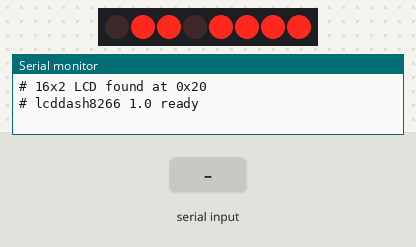
Bench run of a sketch on a simulated ESP8266 (NodeMCU). On the bench: 8 port-expander outputs drawn as a row of LEDs (first output left, lit = HIGH), the last lines printed to the serial monitor. Wiring (inferred from the names in the program): PCF8574 port expander at I2C address 0x20. Wiring (inferred from the signals the program sends): row of LEDs: on Q0, Q1, Q2, Q3, Q4, Q5, Q6, Q7. The inputs (shaded band) are chosen by the test bench.

Above: at 0.5 s.
At 4.1 s:
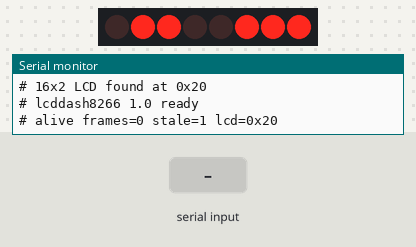
4.2 s: "90 45 200\n" received over Serial
Timing chart, 0 to 7.2 s (numbered marks = the images above; inputs shaded):
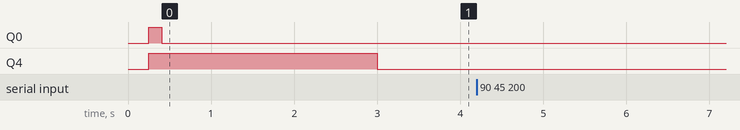

The sketch:

lcddash8266.ino
```cpp
// lcddash8266.ino - 16x2 character LCD dashboard on its own NodeMCU / ESP8266.
//
// A standalone sibling to racedash8266. Same serial protocol, same telemetry
// frames, so forza_bridge.py feeds both boards the identical stream and you can
// run either one alone or both together.
//
//   LCD (D2/D1) -> 16x2 character LCD on a PCF8574 I2C backpack
//
//        0123456789012345
//   row0 G5 |||||||||||
//   row1 214KMH  6820RPM
//
// Having the LCD on a board of its own means nothing else shares its bus, so
// it can be powered from 5V (VIN) if 3.3V leaves it too faint to read. See
// WIRING.md before doing that -- it is a real trade-off, not a free upgrade.
//
// Serial in (115200 baud, newline terminated, case-insensitive):
//   D <kmh> <rpm> <maxrpm> <gear> <thr> <brk> <race>   telemetry frame
//   PING              -> OK PONG lcddash8266 <ver>
//   GET               -> OK current state
//   DEMO ON|OFF       -> fake sweep, so the screen can be tested with no PC
//   LCD               -> re-scan, then hold a solid test pattern for 8s
//   TEST              -> redraw the boot self-test

#include <Wire.h>
#include <ESP8266WiFi.h>

#define VERSION "1.0"

// NodeMCU silkscreen -> GPIO. D1 = GPIO5, D2 = GPIO4.
// D3, D4 and D8 are boot strapping pins and are avoided on purpose.
#define SDA_PIN 4    // D2
#define SCL_PIN 5    // D1

// ---- 16x2 character LCD on a PCF8574 backpack -----------------------------
//
// Driven directly rather than through a library. There are several mutually
// incompatible forks of LiquidCrystal_I2C in the wild and picking the wrong
// one is a long afternoon; this is about sixty lines and cannot drift.
//
// Standard backpack pin mapping (LCM1602 / YwRobot and every clone of it):
//   P0 = RS   P1 = RW   P2 = EN   P3 = backlight   P4..P7 = D4..D7

uint8_t lcdAddr = 0;              // 0 = nothing found
const uint8_t LCD_BACKLIGHT = 0x08;
const uint8_t LCD_EN        = 0x04;

void lcdExpanderWrite(uint8_t data) {
  Wire.beginTransmission(lcdAddr);
  Wire.write(data | LCD_BACKLIGHT);
  Wire.endTransmission();
}

// The HD44780 latches on the falling edge of EN, so every nibble is
// write / EN high / EN low.
void lcdWrite4(uint8_t nibbleAndFlags) {
  lcdExpanderWrite(nibbleAndFlags);
  lcdExpanderWrite(nibbleAndFlags | LCD_EN);
  delayMicroseconds(1);
  lcdExpanderWrite(nibbleAndFlags & ~LCD_EN);
  delayMicroseconds(50);
}

void lcdSend(uint8_t value, uint8_t rs) {
  lcdWrite4((value & 0xF0) | rs);
  lcdWrite4((uint8_t)(value << 4) | rs);
}

void lcdCommand(uint8_t c) { lcdSend(c, 0); }
void lcdData(uint8_t c)    { lcdSend(c, 1); }

void lcdSetCursor(uint8_t col, uint8_t row) {
  lcdCommand(0x80 | (col + (row ? 0x40 : 0x00)));
}

void lcdCreateChar(uint8_t loc, const uint8_t *rows) {
  lcdCommand(0x40 | ((loc & 0x07) << 3));
  for (uint8_t i = 0; i < 8; i++) lcdData(rows[i]);
}

// Rev-bar building blocks: 1 to 4 lit columns out of the cell's 5. A fully lit
// cell uses 0xFF, which is already in the HD44780's character ROM.
static const uint8_t LCD_BAR[4][8] = {
  {0x10, 0x10, 0x10, 0x10, 0x10, 0x10, 0x10, 0x10},
  {0x18, 0x18, 0x18, 0x18, 0x18, 0x18, 0x18, 0x18},
  {0x1C, 0x1C, 0x1C, 0x1C, 0x1C, 0x1C, 0x1C, 0x1C},
  {0x1E, 0x1E, 0x1E, 0x1E, 0x1E, 0x1E, 0x1E, 0x1E},
};

// A PCF8574 lands somewhere in 0x20-0x27, a PCF8574A in 0x38-0x3F, depending on
// its solder jumpers. 0x27 and 0x3F are only the most common, not the only
// ones, so scan both ranges. This board has no OLED, but 0x3C and 0x3D are
// still skipped so a screen borrowed from the other board cannot be mistaken
// for a backpack and driven as one.
bool lcdProbe() {
  for (uint8_t a = 0x20; a <= 0x3F; a++) {
    if (a > 0x27 && a < 0x38) continue;
    if (a == 0x3C || a == 0x3D) continue;
    Wire.beginTransmission(a);
    if (Wire.endTransmission() == 0) { lcdAddr = a; return true; }
  }
  lcdAddr = 0;
  return false;
}

bool lcdBegin() {
  if (!lcdProbe()) return false;

  delay(50);                       // HD44780 power-on settling
  lcdExpanderWrite(0x00);
  delay(50);

  lcdWrite4(0x30); delay(5);       // the documented "wake up in 8-bit" triple
  lcdWrite4(0x30); delayMicroseconds(150);
  lcdWrite4(0x30); delayMicroseconds(150);
  lcdWrite4(0x20);                 // and only now switch to 4-bit

  lcdCommand(0x28);                // 4-bit, 2 lines, 5x8 font
  lcdCommand(0x08);                // display off
  lcdCommand(0x01); delay(2);      // clear (slow, needs the wait)
  lcdCommand(0x06);                // entry mode: advance right, no shift
  lcdCommand(0x0C);                // display on, cursor off, blink off

  for (uint8_t i = 0; i < 4; i++) lcdCreateChar(i + 1, LCD_BAR[i]);
  return true;
}

// A shadow copy of what is on the glass. Only changed cells get rewritten,
// which keeps a refresh down to a handful of I2C writes instead of ~200.
char lcdFrame[2][16];
char lcdShadow[2][16];
bool lcdShadowValid = false;

void lcdFlush() {
  for (uint8_t r = 0; r < 2; r++) {
    uint8_t c = 0;
    while (c < 16) {
      if (lcdShadowValid && lcdFrame[r][c] == lcdShadow[r][c]) { c++; continue; }
      lcdSetCursor(c, r);
      // Write the whole run of changed cells; the cursor auto-advances.
      while (c < 16 && (!lcdShadowValid || lcdFrame[r][c] != lcdShadow[r][c])) {
        lcdData((uint8_t)lcdFrame[r][c]);
        lcdShadow[r][c] = lcdFrame[r][c];
        c++;
      }
    }
  }
  lcdShadowValid = true;
}

// ---- telemetry state -----------------------------------------------------

int  kmh    = 0;
int  rpm    = 0;
int  maxRpm = 8000;   // never 0, it is a divisor
int  gear   = 0;
int  thr    = 0;
int  brk    = 0;
bool raceOn = false;

unsigned long lastFrameMs = 0;
unsigned long frames      = 0;
unsigned long lastDrawMs  = 0;
unsigned long lastBeatMs  = 0;
unsigned long lcdBlocksUntil = 0;

bool demoMode = false;

const unsigned long DRAW_MS  = 120;    // ~8 Hz is plenty for characters
const unsigned long STALE_MS = 1500;
const unsigned long BEAT_MS  = 3000;

const float SHIFT_AT = 0.92f;

char    lineBuf[64];
uint8_t lineLen = 0;

// serviceSerial() can stamp lastFrameMs a millisecond or two AFTER loop() took
// its snapshot of millis(), which makes lastFrameMs briefly larger than `now`.
// On unsigned arithmetic (now - lastFrameMs) then wraps to ~4 billion and every
// staleness test fires at once -- the dash blinks WAITING mid-race. Comparing
// as signed makes a frame from the near future read as "0ms ago", not "forever".
bool dataStale(unsigned long now) {
  return (long)(now - lastFrameMs) > (long)STALE_MS;
}

float rpmFraction() {
  if (maxRpm <= 0) return 0.0f;
  float f = (float)rpm / (float)maxRpm;
  return f < 0.0f ? 0.0f : (f > 1.0f ? 1.0f : f);
}

// ---- layout --------------------------------------------------------------
//
// Columns 0-2 are the gear, 3-15 a thirteen-cell rev bar. Each cell resolves
// to a fifth of a character, so the bar has 65 steps rather than 13 and moves
// smoothly instead of jumping. In the shift zone the bar is replaced by a
// flashing SHIFT UP!, which is far easier to catch at the edge of vision.

void lcdBuildFrame(bool lcdBlink) {
  memset(lcdFrame, ' ', sizeof lcdFrame);

  if (dataStale(millis())) {
    memcpy(lcdFrame[0], "== RACE DASH ==", 15);
    memcpy(lcdFrame[1], "WAITING FOR DATA", 16);
    return;
  }

  char g[4];
  if      (!raceOn)   strcpy(g, "-  ");
  else if (gear == 0) strcpy(g, "R  ");
  else                snprintf(g, sizeof g, "G%-2d", gear);
  memcpy(lcdFrame[0], g, 3);

  bool shift = rpmFraction() >= SHIFT_AT && raceOn;
  if (shift && lcdBlink) {
    memcpy(&lcdFrame[0][3], "  SHIFT UP!  ", 13);
  } else {
    int sub  = (int)(rpmFraction() * 65.0f + 0.5f);   // 13 cells x 5 columns
    int full = sub / 5, rem = sub % 5;
    for (int i = 0; i < 13; i++) {
      if      (i < full)         lcdFrame[0][3 + i] = (char)0xFF;   // solid block
      else if (i == full && rem) lcdFrame[0][3 + i] = (char)rem;    // custom 1..4
    }
  }

  int rpmShown = rpm > 9999 ? 9999 : rpm;
  char buf[20];
  snprintf(buf, sizeof buf, "%3dKMH  %4dRPM", kmh, rpmShown);
  memcpy(lcdFrame[1], buf, 15);
}

void selfTest() {
  int  sKmh = kmh, sRpm = rpm, sGear = gear;
  bool sRace = raceOn;
  unsigned long sFrame = lastFrameMs;

  kmh = 214; rpm = 6820; maxRpm = 8000; gear = 5; raceOn = true;
  lastFrameMs = millis();          // so it shows the test frame, not "WAITING"

  lcdBuildFrame(false);
  lcdFlush();
  delay(2500);

  kmh = sKmh; rpm = sRpm; gear = sGear; raceOn = sRace;
  lastFrameMs = sFrame;
}

// ---- serial --------------------------------------------------------------

void printState() {
  Serial.print(F("OK STATE kmh="));   Serial.print(kmh);
  Serial.print(F(" rpm="));           Serial.print(rpm);
  Serial.print(F(" maxrpm="));        Serial.print(maxRpm);
  Serial.print(F(" gear="));          Serial.print(gear);
  Serial.print(F(" race="));          Serial.print(raceOn ? 1 : 0);
  Serial.print(F(" demo="));          Serial.print(demoMode ? 1 : 0);
  Serial.print(F(" frames="));        Serial.print(frames);
  Serial.print(F(" lcd=0x"));         Serial.print(lcdAddr, HEX);
  Serial.print(F(" freeheap="));      Serial.println(ESP.getFreeHeap());
}

int clampInt(long v, long lo, long hi) {
  return (int)(v < lo ? lo : (v > hi ? hi : v));
}

// Missing or junk fields are rejected wholesale rather than half-applied, so a
// truncated line can never leave the dash showing a mix of two frames.
void handleFrame() {
  long f[7];
  for (int i = 0; i < 7; i++) {
    char *tok = strtok(NULL, " ");
    if (!tok) { Serial.println(F("ERR frame needs 7 fields")); return; }
    f[i] = atol(tok);
  }

  kmh    = clampInt(f[0], 0, 999);
  rpm    = clampInt(f[1], 0, 99999);
  maxRpm = clampInt(f[2], 1, 99999);
  gear   = clampInt(f[3], 0, 99);
  thr    = clampInt(f[4], 0, 255);
  brk    = clampInt(f[5], 0, 255);
  raceOn = f[6] != 0;

  frames++;
  lastFrameMs = millis();
  demoMode = false;              // real data always wins
}

void handleCommand(char *line) {
  char *cmd = strtok(line, " ");
  if (!cmd) return;

  if (!strcasecmp(cmd, "D")) { handleFrame(); return; }

  if (!strcasecmp(cmd, "PING")) {
    Serial.println(F("OK PONG lcddash8266 " VERSION));
    return;
  }

  if (!strcasecmp(cmd, "GET")) { printState(); return; }

  if (!strcasecmp(cmd, "DEMO")) {
    char *s = strtok(NULL, " ");
    if (!s) { Serial.println(F("ERR usage DEMO ON|OFF")); return; }
    if      (!strcasecmp(s, "ON"))  demoMode = true;
    else if (!strcasecmp(s, "OFF")) demoMode = false;
    else { Serial.println(F("ERR usage DEMO ON|OFF")); return; }
    Serial.print(F("OK DEMO ")); Serial.println(demoMode ? F("ON") : F("OFF"));
    return;
  }

  if (!strcasecmp(cmd, "TEST")) {
    selfTest();
    Serial.println(F("OK TEST"));
    return;
  }

  // Re-scan and hold every cell solid for 8 seconds. With the contrast wrong
  // the glass looks blank whatever it is told to show, so a full field of
  // blocks is the only honest way to find the trimpot's working range.
  if (!strcasecmp(cmd, "LCD")) {
    if (lcdBegin()) {
      Serial.print(F("OK LCD at 0x")); Serial.println(lcdAddr, HEX);
      Serial.println(F("# both rows now solid blocks for 8s"));
      Serial.println(F("# turn the blue trimpot on the backpack until you see them"));
      memset(lcdFrame, 0xFF, sizeof lcdFrame);
      lcdShadowValid = false;
      lcdFlush();
      lcdBlocksUntil = millis() + 8000;
    } else {
      Serial.println(F("ERR no backpack found on D2/D1"));
      Serial.println(F("# scanned 0x20-0x27 and 0x38-0x3F. check GND/VCC/SDA/SCL"));
    }
    return;
  }

  Serial.println(F("ERR unknown command"));
}

void serviceSerial() {
  while (Serial.available()) {
    char c = Serial.read();
    if (c == '\r') continue;
    if (c == '\n') {
      lineBuf[lineLen] = '\0';
      if (lineLen) handleCommand(lineBuf);
      lineLen = 0;
    } else if (lineLen < sizeof(lineBuf) - 1) {
      lineBuf[lineLen++] = c;
    }
  }
}

// ---- demo ----------------------------------------------------------------

void serviceDemo(unsigned long now) {
  float t = (now % 12000) / 12000.0f;
  int   g = 1 + (int)(t * 6);
  float within = (t * 6) - (int)(t * 6);

  maxRpm = 8000;
  rpm    = (int)(2200 + within * 5800);
  gear   = g > 6 ? 6 : g;
  kmh    = (int)(t * 285);
  thr    = 210 + (int)(45 * within);
  brk    = 0;
  raceOn = true;
  lastFrameMs = now;
}

// ---- setup / loop --------------------------------------------------------

void setup() {
  // Never used here, but the ESP8266 powers its radio at boot regardless, and
  // the background interrupts jitter both the bit-banged I2C and the UART.
  WiFi.mode(WIFI_OFF);
  WiFi.forceSleepBegin();
  delay(1);

  Serial.setRxBufferSize(512);
  Serial.begin(115200);
  delay(200);
  Serial.println();

  Wire.begin(SDA_PIN, SCL_PIN);
  Wire.setClock(400000);

  if (lcdBegin()) {
    Serial.print(F("# 16x2 LCD found at 0x")); Serial.println(lcdAddr, HEX);
    Serial.println(F("# lcddash8266 " VERSION " ready"));
    selfTest();
  } else {
    Serial.println(F("ERR no LCD on D2/D1 (scanned 0x20-0x27 and 0x38-0x3F)"));
    Serial.println(F("# check GND/VCC/SDA/SCL, then send LCD to re-scan"));
  }
}

void loop() {
  unsigned long now = millis();

  serviceSerial();

  if (demoMode) serviceDemo(now);

  // Retry the probe every few seconds so plugging the LCD in while running
  // picks it up, instead of needing a reset.
  if (!lcdAddr && now - lastDrawMs >= 3000) {
    lastDrawMs = now;
    if (lcdBegin()) {
      Serial.print(F("# LCD appeared at 0x")); Serial.println(lcdAddr, HEX);
    }
    return;
  }

  if (lcdAddr && now >= lcdBlocksUntil && now - lastDrawMs >= DRAW_MS) {
    lastDrawMs = now;
    lcdBuildFrame((now / 250) % 2);   // 2 Hz flash reads as deliberate
    lcdFlush();
  }

  if (now - lastBeatMs >= BEAT_MS) {
    lastBeatMs = now;
    Serial.print(F("# alive frames=")); Serial.print(frames);
    Serial.print(F(" stale="));         Serial.print(dataStale(now) ? 1 : 0);
    Serial.print(F(" lcd=0x"));         Serial.println(lcdAddr, HEX);
  }

  yield();
}
```
